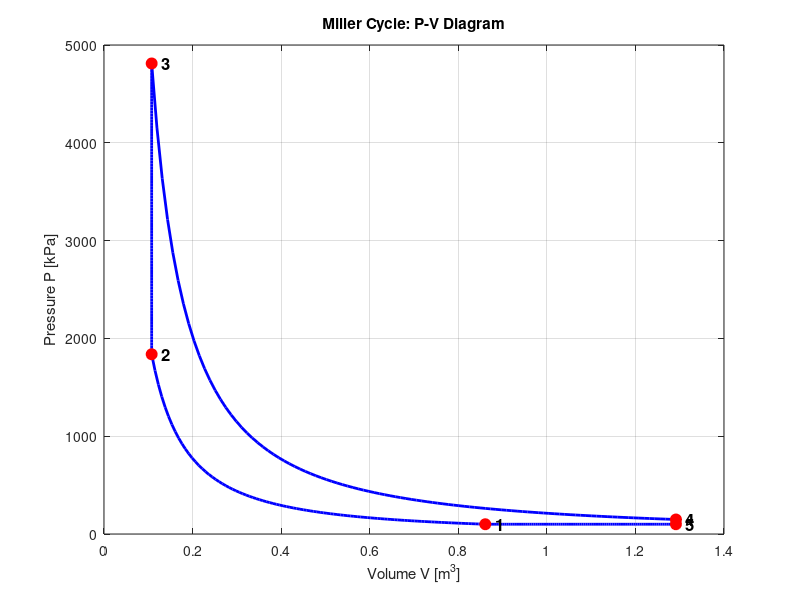
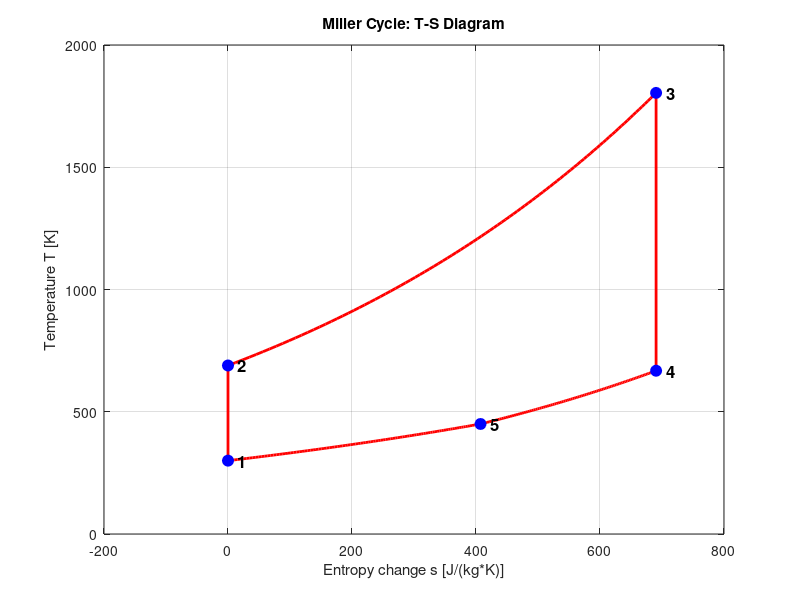

The MATLAB script that drew these images, in order:
%% ========================================================================
%  MILLER CYCLE MODEL
%  Repository: thermodynamic-cycles
%  Working fluid: ideal gas (air, air-standard, cold-air assumptions)
%
%  NOTE: the Miller cycle has several air-standard idealizations. This
%  model uses the over-expanded five-process form, where expansion runs
%  to a fixed expansion ratio e > r, then pressure drops at constant
%  volume to intake pressure, then exhaust at constant pressure:
%     1 -> 2 : Isentropic compression        (ratio r = V1/V2)
%     2 -> 3 : Constant-volume heat addition
%     3 -> 4 : Isentropic expansion           (to V4 = e*V2, e > r)
%     4 -> 5 : Constant-volume heat rejection  (P4 -> P1 at V4)
%     5 -> 1 : Constant-pressure heat rejection (V4 -> V1 at P1)
%
%  No single clean closed-form efficiency; computed from state points.
% ========================================================================

clear; clc; close all;

%% SECTION 1: WORKING FLUID PROPERTIES
R     = 287; gamma = 1.4; cv = R/(gamma-1); cp = gamma*cv;
fprintf('==================================================\n');
fprintf('  WORKING FLUID PROPERTIES (air, ideal gas)\n');
fprintf('==================================================\n');
fprintf('  Gas constant R        = %8.3f J/(kg*K)\n', R);
fprintf('  Specific heat ratio   = %8.3f\n', gamma);
fprintf('  cv                    = %8.3f J/(kg*K)\n', cv);
fprintf('  cp                    = %8.3f J/(kg*K)\n', cp);
fprintf('\n');

%% SECTION 2: CYCLE INPUT PARAMETERS
m    = 1.0;      % mass                        [kg]
T1   = 300;      % state 1 temperature         [K]
P1   = 100e3;    % state 1 pressure            [Pa]
r    = 8.0;      % compression ratio V1/V2     [-]
e    = 12.0;     % expansion ratio V4/V2 (>r)  [-]
q_in = 800e3;    % specific heat added 2->3    [J/kg]
Q_in = m*q_in;
V1 = m*R*T1/P1; V2 = V1/r;
fprintf('==================================================\n');
fprintf('  CYCLE INPUT PARAMETERS\n');
fprintf('==================================================\n');
fprintf('  Mass m                = %8.3f kg\n', m);
fprintf('  State 1 temperature   = %8.3f K\n', T1);
fprintf('  State 1 pressure      = %8.3f kPa\n', P1/1000);
fprintf('  Compression ratio r   = %8.3f\n', r);
fprintf('  Expansion ratio e     = %8.3f\n', e);
fprintf('  Heat added q_in       = %8.3f kJ/kg\n', q_in/1000);
fprintf('\n');

%% SECTION 3: STATE POINT CALCULATIONS  (1 -> 2 -> 3 -> 4 -> 5 -> 1)
% STATE 2: isentropic compression
T2 = T1*r^(gamma-1); P2 = P1*r^gamma;
% STATE 3: constant-volume heat addition
V3 = V2; T3 = T2 + Q_in/(m*cv); P3 = m*R*T3/V3;
% STATE 4: isentropic expansion to V4 = e*V2
V4 = e*V2; T4 = T3*(V3/V4)^(gamma-1); P4 = P3*(V3/V4)^gamma;
% STATE 5: constant-volume heat rejection down to P5 = P1
V5 = V4; P5 = P1; T5 = P5*V5/(m*R);
% 5 -> 1 closes at constant pressure P1 (requires V4 > V1, i.e. e > r)

P_states = [P1,P2,P3,P4,P5]; V_states = [V1,V2,V3,V4,V5];
T_states = [T1,T2,T3,T4,T5];
fprintf('==================================================\n');
fprintf('  STATE POINTS\n');
fprintf('==================================================\n');
fprintf('  State    P [kPa]     V [m^3]      T [K]\n');
fprintf('  --------------------------------------------\n');
for i = 1:5
    fprintf('    %d    %9.2f   %9.6f   %8.2f\n', ...
            i, P_states(i)/1000, V_states(i), T_states(i));
end
fprintf('\n');

%% SECTION 4: HEAT AND WORK PER PROCESS
Q_12=0;                 W_12=m*cv*(T1-T2);      % isentropic comp
W_23=0;                 Q_23=m*cv*(T3-T2);      % const-V heat in
Q_34=0;                 W_34=m*cv*(T3-T4);      % isentropic exp
W_45=0;                 Q_45=m*cv*(T5-T4);      % const-V heat out
Q_51=m*cp*(T1-T5);      W_51=m*R *(T1-T5);      % const-P heat out
Q_processes=[Q_12,Q_23,Q_34,Q_45,Q_51];
W_processes=[W_12,W_23,W_34,W_45,W_51];
labels={'1->2 isentropic comp','2->3 const-V heat in',...
        '3->4 isentropic exp','4->5 const-V heat out',...
        '5->1 const-P heat out'};
fprintf('==================================================\n');
fprintf('  HEAT AND WORK PER PROCESS\n');
fprintf('==================================================\n');
fprintf('  Process                    Q [kJ]      W [kJ]\n');
fprintf('  ------------------------------------------------\n');
for i=1:5
    fprintf('  %-22s  %9.3f   %9.3f\n', ...
            labels{i}, Q_processes(i)/1000, W_processes(i)/1000);
end
fprintf('\n');

%% SECTION 5: CYCLE TOTALS AND EFFICIENCY
Q_out = abs(Q_45) + abs(Q_51);
W_net = sum(W_processes);
eta_cycle = W_net/Q_23;
energy_balance = (Q_23 - Q_out) - W_net;
fprintf('==================================================\n');
fprintf('  CYCLE TOTALS AND EFFICIENCY\n');
fprintf('==================================================\n');
fprintf('  Heat added Q_in       = %9.3f kJ\n', Q_23/1000);
fprintf('  Heat rejected Q_out   = %9.3f kJ\n', Q_out/1000);
fprintf('  Net work W_net        = %9.3f kJ\n', W_net/1000);
fprintf('  Thermal efficiency    = %9.4f  (%.2f%%)\n', eta_cycle, eta_cycle*100);
fprintf('  Energy balance resid  = %9.3e kJ (should be ~0)\n', energy_balance/1000);
fprintf('\n');
if abs(energy_balance) < 1e-3
    fprintf('  CHECK PASSED: energy balance closes (Q_in - Q_out = W_net).\n');
else
    fprintf('  CHECK FAILED: energy balance does not close.\n');
end
fprintf('\n');

%% SECTION 6: SMOOTH PROCESS CURVES
N=100;
V_12=linspace(V1,V2,N); P_12=P1*(V1./V_12).^gamma;    % isentropic
P_23=linspace(P2,P3,N); V_23=V2*ones(1,N);            % const V
V_34=linspace(V3,V4,N); P_34=P3*(V3./V_34).^gamma;    % isentropic
P_45=linspace(P4,P5,N); V_45=V4*ones(1,N);            % const V
V_51=linspace(V5,V1,N); P_51=P1*ones(1,N);            % const P
V_curve=[V_12,V_23,V_34,V_45,V_51];
P_curve=[P_12,P_23,P_34,P_45,P_51];

%% SECTION 7: ENTROPY VALUES
s1=0; s2=s1;                       % 1->2 isentropic
s3=s2+cv*log(T3/T2);               % 2->3 const V
s4=s3;                             % 3->4 isentropic
s5=s4+cv*log(T5/T4);               % 4->5 const V
s_states=[s1,s2,s3,s4,s5];
T23=linspace(T2,T3,N); s23=s2+cv*log(T23/T2);
T45=linspace(T4,T5,N); s45=s4+cv*log(T45/T4);
T51=linspace(T5,T1,N); s51=s5+cp*log(T51/T5);
s_TS=[s1,s2,s23,s3,s4,s45,s5,s51,s1];
T_TS=[T1,T2,T23,T3,T4,T45,T5,T51,T1];

%% SECTION 8: PLOTTING
figure('Name','Miller Cycle P-V Diagram','Color','w');
plot(V_curve,P_curve/1000,'b-','LineWidth',2); hold on;
plot(V_states,P_states/1000,'ro','MarkerFaceColor','r','MarkerSize',8);
for i=1:5
    text(V_states(i),P_states(i)/1000,sprintf('  %d',i),...
         'FontSize',12,'FontWeight','bold');
end
xlabel('Volume V [m^3]'); ylabel('Pressure P [kPa]');
title('Miller Cycle: P-V Diagram'); grid on; hold off;

figure('Name','Miller Cycle T-S Diagram','Color','w');
plot(s_TS,T_TS,'r-','LineWidth',2); hold on;
plot(s_states,T_states,'bo','MarkerFaceColor','b','MarkerSize',8);
for i=1:5
    text(s_states(i),T_states(i),sprintf('  %d',i),...
         'FontSize',12,'FontWeight','bold');
end
xlabel('Entropy change s [J/(kg*K)]'); ylabel('Temperature T [K]');
title('Miller Cycle: T-S Diagram'); grid on; hold off;

fprintf('Plots generated. Miller cycle model complete.\n');
%% END OF MILLER CYCLE MODEL
